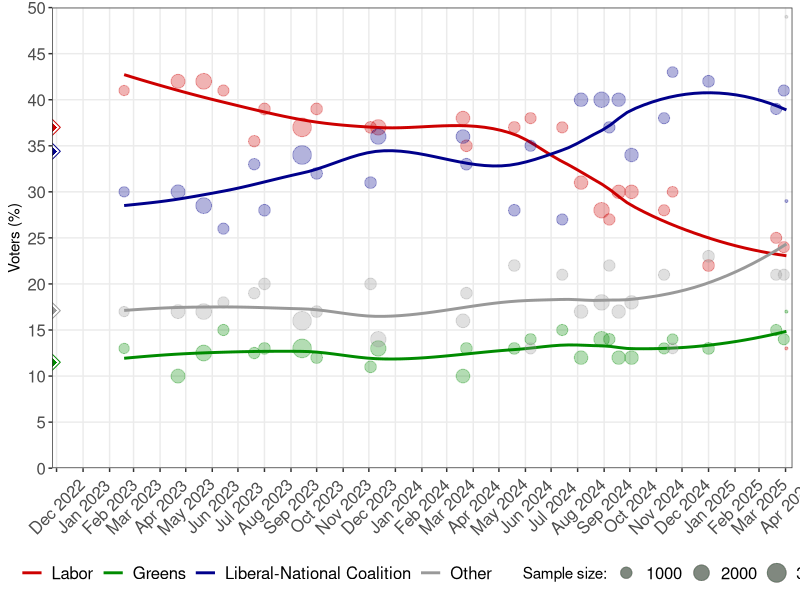
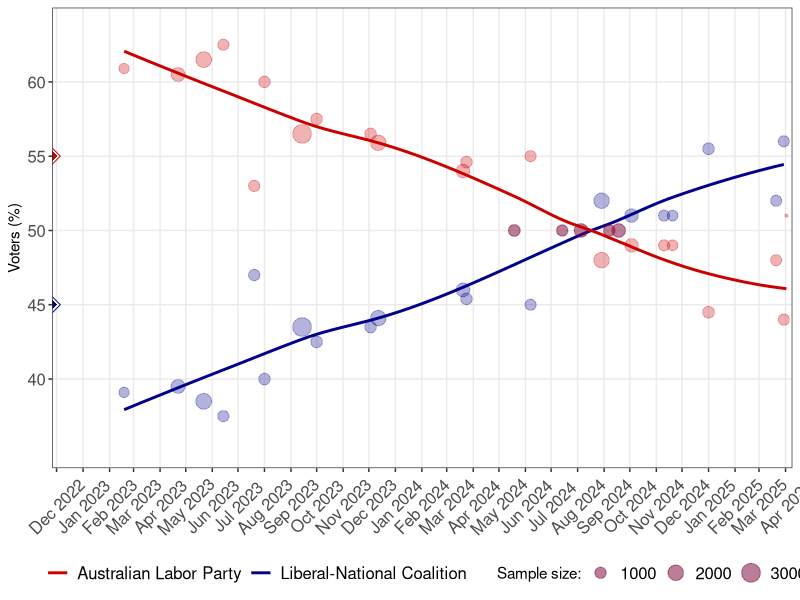

The R script that drew these images, in order:
library(ggplot2)
library(dplyr)
library(lubridate)
setwd("~/Documents/GitHub/wikipedia-vic-poll-charts") # replace with your own working directory
polling2226 <- read.csv("polling2226.csv")
spansize <- 0.6

election22 <- data.frame(c("LNP","ALP","GRN","OTH"), c(34.4,37.0,11.5,17.1))
#election25 <- data.frame(c("LNP","ALP","GRN","OTH"), c())
election22tpp <- data.frame(c("LNP","ALP"), c(45.0,55.0))
#election25tpp <- data.frame(c("LNP","ALP"), c())
names(election22) <- c("party", "vote")
#names(election25) <- c("party", "vote")
names(election22tpp) <- c("party", "vote")
#names(election25tpp) <- c("party", "vote")


polling2226$sample_size[is.na(polling2226$sample_size)] <- round(mean(polling2226$sample_size, na.rm=TRUE))

polling2226 <- polling2226 %>%
  arrange(desc(as.Date(last_date, '%d %b %Y')))

minss <- min(polling2226$sample_size)
max_date <- max(as.Date(polling2226$last_date, '%d %b %Y')) + days(7)

primary_votes <- ggplot(polling2226, aes(x=as.Date(last_date, '%d %b %Y'))) +
  theme_bw() +
  geom_point(aes(y=pv_alp, size=sample_size), colour="red3", alpha = 3/10) +
  geom_smooth(aes(y=pv_alp, colour="ALP", weight=sqrt(sample_size)), span = spansize, se = FALSE) +
  geom_point(aes(y=pv_lnp, size=sample_size), colour="blue4", alpha = 3/10) +
  geom_smooth(aes(y=pv_lnp, colour="LNP", weight=sqrt(sample_size)), span = spansize, se = FALSE) +
  geom_point(aes(y=pv_grn, size=sample_size), colour="green4", alpha = 3/10) +
  geom_smooth(aes(y=pv_grn, colour="GRN", weight=sqrt(sample_size)), span = spansize, se = FALSE) +
  geom_point(aes(y=pv_oth, size=sample_size), colour="grey60", alpha = 3/10) +
  geom_smooth(aes(y=pv_oth, colour="OTH", weight=sqrt(sample_size)), span = spansize, se = FALSE) +
  geom_point(data = election22, aes(x = as.Date('2022-11-26', '%Y-%m-%d'), y = vote, colour = party), shape=23, stroke=0.5, fill = "#FFFFFF", size=4) +
  geom_point(data = election22, aes(x = as.Date('2022-11-26', '%Y-%m-%d'), y = vote, colour = party), shape=18, size=3) +
  #geom_point(data = election25, aes(x = as.Date('2025-05-??', '%Y-%m-%d'), y = vote, colour = party), shape=23, stroke=0.5, fill = "#FFFFFF", size=4) +
  #geom_point(data = election25, aes(x = as.Date('2025-05-??', '%Y-%m-%d'), y = vote, colour = party), shape=18, size=3) +
  scale_y_continuous(limits=c(0, 50), breaks=c(0, 5, 10, 15, 20, 25, 30, 35, 40, 45, 50), minor_breaks = NULL, expand = c(0,0)) +
  scale_x_date(limits=c(as.Date('2022-11-26', '%Y-%m-%d'), max_date), date_breaks = "1 month", date_labels = "%b %Y", minor_breaks = "1 month", expand = c(0,0)) +
  guides(colour = guide_legend(override.aes = list(alpha = 1, shape = 16, size = 3))) +
  theme(legend.key = element_rect(colour = NA, fill = NA), legend.text=element_text(size=12), axis.text.y = element_text(size=12), axis.text.x = element_text(angle=45, vjust=0.5, size=12)) +
  labs(y="Voters (%)", x= NULL) +
  scale_colour_manual(name="", 
                     labels = c("Labor", "Greens", "Liberal-National Coalition", "Other"), 
                     values = c("ALP"="red3", "GRN"="green4", "LNP"="blue4", "OTH"="gray60"))

primary_votes + theme(legend.position="bottom", legend.box = "horizontal", legend.text = element_text(size=12)) +
  guides(colour = guide_legend(order=1, override.aes = list(size = 0, shape = 15)), size = guide_legend(order=2)) +
  scale_size_area(name = "Sample size:")

tpp <- ggplot(polling2226, aes(x=as.Date(last_date, '%d %b %Y'))) +
  theme_bw() +
  geom_point(aes(y=tpp_lnp, size=sample_size), colour="blue4", alpha = 3/10) +
  geom_smooth(aes(y=tpp_lnp, colour="LNP", weight=sqrt(sample_size)), span = spansize, se = FALSE) +
  geom_point(aes(y=tpp_alp, size=sample_size), colour="red3", alpha = 3/10) +
  geom_smooth(aes(y=tpp_alp, colour="ALP", weight=sqrt(sample_size)), span = spansize, se = FALSE) +
  geom_point(data = election22tpp, aes(x = as.Date('2022-11-26', '%Y-%m-%d'), y = vote, colour = party), shape=23, stroke=0.5, fill = "#FFFFFF", size=4) +
  geom_point(data = election22tpp, aes(x = as.Date('2022-11-26', '%Y-%m-%d'), y = vote, colour = party), shape=18, size=3) +
  #geom_point(data = election25tpp, aes(x = as.Date('2025-05-??', '%Y-%m-%d'), y = vote, colour = party), shape=23, stroke=0.5, fill = "#FFFFFF", size=4) +
  #geom_point(data = election25tpp, aes(x = as.Date('2025-05-??', '%Y-%m-%d'), y = vote, colour = party), shape=18, size=3) +
  scale_y_continuous(limits=c(34, 65), breaks=c(40,45,50,55,60), minor_breaks = NULL, expand = c(0,0)) +
  scale_x_date(limits=c(as.Date('2022-11-26', '%Y-%m-%d'), max_date), date_breaks = "1 month", date_labels = "%b %Y", minor_breaks = "1 month", expand = c(0,0)) +
  theme(legend.key = element_rect(colour = NA, fill = NA), legend.text=element_text(size=12), axis.text.y = element_text(size=12), axis.text.x = element_text(angle=45, vjust=0.5, size=12)) +
  labs(y="Voters (%)", x= NULL) +
  scale_colour_manual(name="", 
                     labels = c("Australian Labor Party", "Liberal-National Coalition"), 
                     values = c("ALP"="red3", "LNP"="blue4"))
tpp + theme(legend.position="bottom", legend.box = "horizontal", legend.text = element_text(size=12)) +
  guides(colour = guide_legend(order=1, override.aes = list(size = 0, shape = 15)), size = guide_legend(order=2)) +
  scale_size_area(name = "Sample size:")
